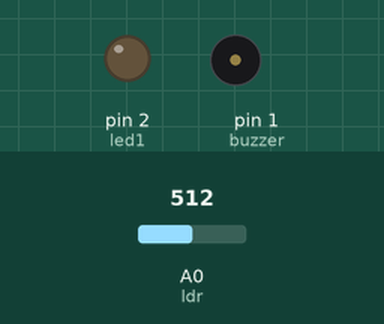
This sketch was run on a simulated Arduino Uno, built with avr-gcc and run on an emulated ATmega328P. Shown: output pins drawn as LEDs (lit = HIGH), buzzer (waves = sounding). The inputs (shaded band) are chosen by the test bench; at power-on: A0 (ldr) = 512. Pins used as bus, display or sensor lines are not drawn.

Above: at 1.2 s.
1.3 s: A0 (ldr) set to 803
2.8 s: A0 (ldr) set to 834
At 2.9 s:
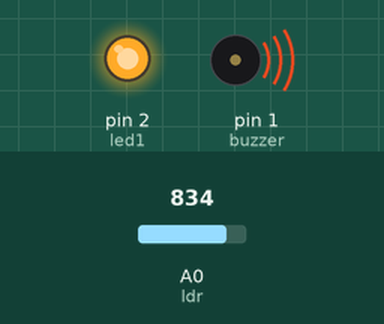
5.8 s: A0 (ldr) set to 716
At 7.0 s:
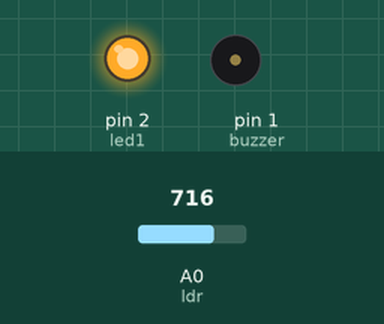
7.3 s: A0 (ldr) set to 900
At 7.4 s:
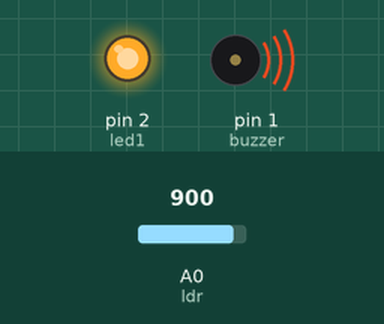
Timing chart, 0 to 11.3 s (numbered marks = the images above; inputs shaded):
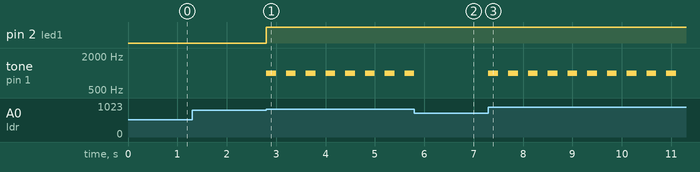

The sketch:

Project.ino
```cpp
int i;
float n=0;
int led=0;
int led1=2;
int buzzer=1;
int ldr=A0;
 void setup()
{
 Serial.begin(9600);
 pinMode(led,OUTPUT);
 pinMode(led1,OUTPUT);
 pinMode(buzzer,OUTPUT);
 pinMode(ldr,INPUT);
}

void loop()
{
 digitalWrite(led,HIGH);
 i=analogRead(A0);
 n=(5.0/1023.0)*i;
 if(n>4)
 {
  digitalWrite(led,HIGH);
  digitalWrite(led1,HIGH);
  tone(buzzer,1000);
  delay(200);
  tone(buzzer,0);
  delay(200);
 }

}
```

Measured:
- the behaviour switches between 818 and 819 on A0 (ldr) (found by bisection; images 0 and 1)
- after the input at 1.3 s, every drawn part: stays the same
- after the input at 2.8 s, pin 2 (led1): LOW → HIGH at once; tone on pin 1 (buzzer): alternates 1000 Hz for 0.20 s and silent for 0.20 s, starting at once
- after the input at 5.8 s, tone on pin 1 (buzzer): goes on until 5.8 s, then stays silent
- after the input at 7.3 s, tone on pin 1 (buzzer): alternates 1000 Hz for 0.20 s and silent for 0.20 s, starting at once
